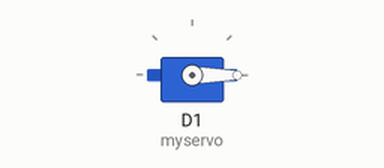
Simulated run of this sketch. Board: ESP8266 (NodeMCU). On the bench: servo.

Above: at 0.0 s.
Timing chart, 0 to 3.0 s (numbered marks = the images above):
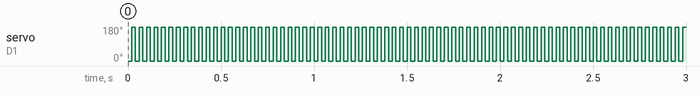

Measured:
- by itself, servo on D1 (myservo): alternates 180° for 0.02 s and 0° for 0.02 s

The sketch:

sketch_dec02a.ino
```cpp
#include <Servo.h>
//#define pos D1
Servo myservo;

int pos = 0;

void setup() {
    myservo.attach(D1);
}

void loop() {
    myservo.write(0);
    delay(20);
    myservo.write(180);
    delay(20);
}
```
